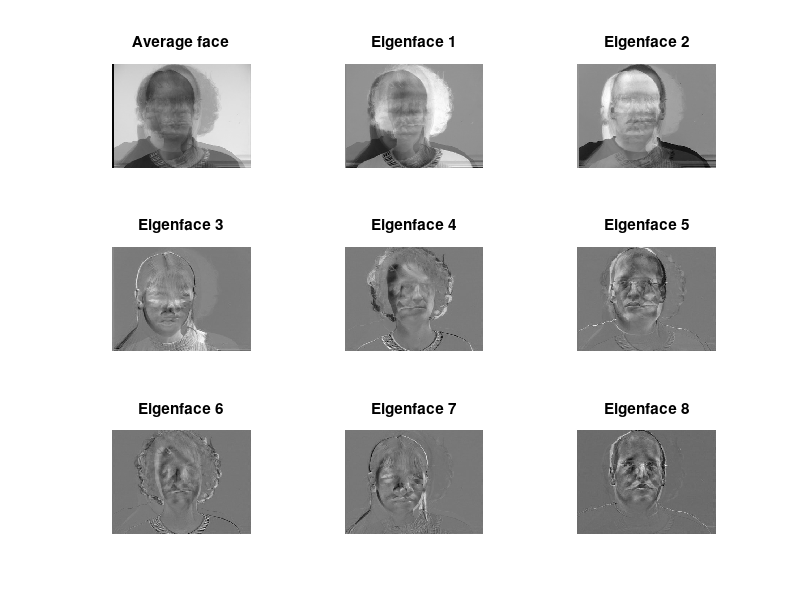

Recreate this plot in MATLAB.
% This source code has been distributed for teaching purposes only
%
% Author: Jean-Denis Durou (Jean-Denis.Durou@irit.fr)
% 
% Modified by: Xavier Giro-i-Nieto (xavier.giro@upc.edu)
%
% All rights reserved - 2013
%

clear;
close all;
load faces;
%This file contain the database.

% Calculation of the mean person :
average_face = mean(X);

% Calculation of the matrix X_average (=X-mean), which has the same size as X, each line contain the mean person :
[n,m]=size(X);
X_average = eye(n,m);
for i=1:n
    X_average(i,:)=average_face;
end

% Centering of the data : 
X_centre = X-X_average;

% Calculation of the variance/covariance matrix (impossible to calculate this way because of the size) :
%Sigma = transpose(X_centre)*(X_centre)/n;

% Calculation of the matrix Sigma_2 (matrices are smaller than sigma !) :
Sigma_2 =(X-X_average)*(X-X_average)'/n;

% Calculation of the eigen values/vectors of matrix Sigma_2 (each column of V_2 contains a eigen vector of Sigma_2) :
[V_2,D] = eig(Sigma_2);

% Calculation of eigen vector of Sigma (which are eigenfaces) deducted of those of Sigma_2 :
V = (X-X_average)'*V_2;

% Sort by croissant order of the eigen values of Sigma_2 :
D=diag(D);
[lambda,indices] = sort(D);

% Sort of eigenfaces in the same order as the eigenvalues :
[p,q]=size(V);
W=eye(p,q);

for i=1:q
    W(:,i)=V(:,indices(q-i+1));
end
[p,q]=size(W);

% remove the last eigenface, which belongs to the Sigma's kernel :
W = W(1:p,1:q-1);


% Normalisation of eigenfaces :
normes_eigenfaces = ones(size(W,1),1)*sqrt(sum(W.^2));
W=W./normes_eigenfaces;

% Draw of the mean person and the eigenfaces :
figure('Name','Eigenfaces','Position',[550,0,550,500]);
colormap(gray(256));
img = reshape(average_face,nb_lignes,nb_colonnes);
subplot(nb_individus,nb_postures,1);
imagesc(img);
hold on;
axis image;
axis off;
title(['Average face']);
for k = 1:n-1
	img = reshape(W(:,k),nb_lignes,nb_colonnes);
	subplot(nb_individus,nb_postures,k+1);
	imagesc(img);
	hold on;
	axis image;
	axis off;
	title(['Eigenface ',num2str(k)]);
end

save face1;
